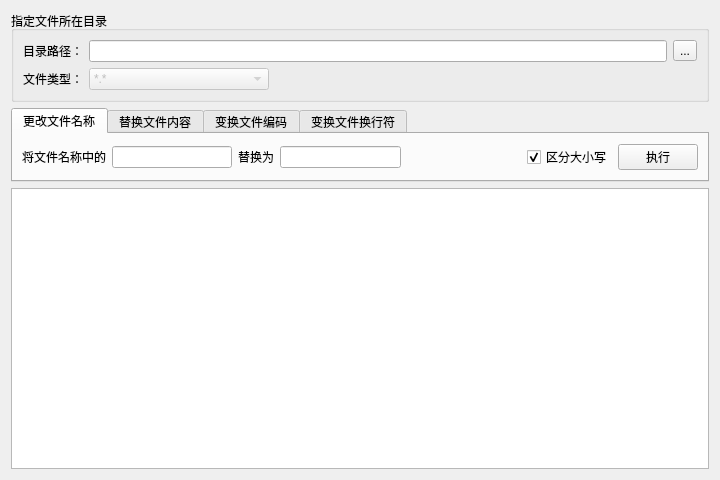
<?xml version="1.0" encoding="UTF-8"?>
<ui version="4.0">
 <class>FileModify</class>
 <widget class="QWidget" name="FileModify">
  <property name="geometry">
   <rect>
    <x>0</x>
    <y>0</y>
    <width>720</width>
    <height>480</height>
   </rect>
  </property>
  <property name="windowTitle">
   <string>FileModify</string>
  </property>
  <layout class="QVBoxLayout" name="vLayout">
   <item>
    <widget class="QGroupBox" name="grpPath">
     <property name="title">
      <string>指定文件所在目录</string>
     </property>
     <layout class="QGridLayout" name="gLayout">
      <item row="0" column="0">
       <widget class="QLabel" name="lblPath">
        <property name="text">
         <string>目录路径：</string>
        </property>
       </widget>
      </item>
      <item row="0" column="1" colspan="2">
       <widget class="QLineEdit" name="linPath">
        <property name="text">
         <string/>
        </property>
       </widget>
      </item>
      <item row="0" column="3">
       <widget class="QToolButton" name="btnPath">
        <property name="text">
         <string>...</string>
        </property>
       </widget>
      </item>
      <item row="1" column="0">
       <widget class="QLabel" name="lblType">
        <property name="sizePolicy">
         <sizepolicy hsizetype="Fixed" vsizetype="Preferred">
          <horstretch>0</horstretch>
          <verstretch>0</verstretch>
         </sizepolicy>
        </property>
        <property name="text">
         <string>文件类型：</string>
        </property>
       </widget>
      </item>
      <item row="1" column="1">
       <widget class="QComboBox" name="cmbType">
        <property name="enabled">
         <bool>false</bool>
        </property>
        <property name="maximumSize">
         <size>
          <width>180</width>
          <height>16777215</height>
         </size>
        </property>
        <item>
         <property name="text">
          <string>*.*</string>
         </property>
        </item>
        <item>
         <property name="text">
          <string>*.c *.h *.s</string>
         </property>
        </item>
       </widget>
      </item>
     </layout>
    </widget>
   </item>
   <item>
    <widget class="QTabWidget" name="tabOper">
     <property name="sizePolicy">
      <sizepolicy hsizetype="Expanding" vsizetype="Preferred">
       <horstretch>0</horstretch>
       <verstretch>0</verstretch>
      </sizepolicy>
     </property>
     <property name="currentIndex">
      <number>0</number>
     </property>
     <widget class="QWidget" name="tabName">
      <attribute name="title">
       <string>更改文件名称</string>
      </attribute>
      <layout class="QHBoxLayout" name="hLayoutN">
       <item>
        <widget class="QLabel" name="lblSrcN">
         <property name="text">
          <string>将文件名称中的</string>
         </property>
        </widget>
       </item>
       <item>
        <widget class="QLineEdit" name="linSrcN">
         <property name="maximumSize">
          <size>
           <width>150</width>
           <height>16777215</height>
          </size>
         </property>
         <property name="text">
          <string/>
         </property>
        </widget>
       </item>
       <item>
        <widget class="QLabel" name="lblDstN">
         <property name="text">
          <string>替换为</string>
         </property>
        </widget>
       </item>
       <item>
        <widget class="QLineEdit" name="linDstN">
         <property name="maximumSize">
          <size>
           <width>150</width>
           <height>16777215</height>
          </size>
         </property>
         <property name="text">
          <string/>
         </property>
        </widget>
       </item>
       <item>
        <spacer name="hSpacerN">
         <property name="orientation">
          <enum>Qt::Horizontal</enum>
         </property>
         <property name="sizeHint" stdset="0">
          <size>
           <width>40</width>
           <height>20</height>
          </size>
         </property>
        </spacer>
       </item>
       <item>
        <widget class="QCheckBox" name="chkCaseN">
         <property name="text">
          <string>区分大小写</string>
         </property>
         <property name="checked">
          <bool>true</bool>
         </property>
        </widget>
       </item>
       <item>
        <widget class="QPushButton" name="btnExecN">
         <property name="sizePolicy">
          <sizepolicy hsizetype="Fixed" vsizetype="Fixed">
           <horstretch>0</horstretch>
           <verstretch>0</verstretch>
          </sizepolicy>
         </property>
         <property name="text">
          <string>执行</string>
         </property>
        </widget>
       </item>
      </layout>
     </widget>
     <widget class="QWidget" name="tabText">
      <attribute name="title">
       <string>替换文件内容</string>
      </attribute>
      <layout class="QHBoxLayout" name="hLayoutT">
       <item>
        <widget class="QLabel" name="lblSrcT">
         <property name="text">
          <string>将文件内容中的</string>
         </property>
        </widget>
       </item>
       <item>
        <widget class="QLineEdit" name="linSrcT">
         <property name="maximumSize">
          <size>
           <width>150</width>
           <height>16777215</height>
          </size>
         </property>
         <property name="text">
          <string/>
         </property>
        </widget>
       </item>
       <item>
        <widget class="QLabel" name="lblDstT">
         <property name="text">
          <string>替换为</string>
         </property>
        </widget>
       </item>
       <item>
        <widget class="QLineEdit" name="linDstT">
         <property name="maximumSize">
          <size>
           <width>150</width>
           <height>16777215</height>
          </size>
         </property>
         <property name="text">
          <string/>
         </property>
        </widget>
       </item>
       <item>
        <spacer name="hSpacerT">
         <property name="orientation">
          <enum>Qt::Horizontal</enum>
         </property>
         <property name="sizeHint" stdset="0">
          <size>
           <width>40</width>
           <height>20</height>
          </size>
         </property>
        </spacer>
       </item>
       <item>
        <widget class="QCheckBox" name="chkCaseT">
         <property name="text">
          <string>区分大小写</string>
         </property>
         <property name="checked">
          <bool>true</bool>
         </property>
        </widget>
       </item>
       <item>
        <widget class="QPushButton" name="btnExecT">
         <property name="sizePolicy">
          <sizepolicy hsizetype="Fixed" vsizetype="Fixed">
           <horstretch>0</horstretch>
           <verstretch>0</verstretch>
          </sizepolicy>
         </property>
         <property name="text">
          <string>执行</string>
         </property>
        </widget>
       </item>
      </layout>
     </widget>
     <widget class="QWidget" name="tabCode">
      <attribute name="title">
       <string>变换文件编码</string>
      </attribute>
      <layout class="QHBoxLayout" name="hLayoutC">
       <item>
        <widget class="QLabel" name="lblSrcC">
         <property name="text">
          <string>将文件内容编码</string>
         </property>
        </widget>
       </item>
       <item>
        <widget class="QComboBox" name="cmbSrcC">
         <property name="sizePolicy">
          <sizepolicy hsizetype="Expanding" vsizetype="Fixed">
           <horstretch>0</horstretch>
           <verstretch>0</verstretch>
          </sizepolicy>
         </property>
         <property name="maximumSize">
          <size>
           <width>133</width>
           <height>16777215</height>
          </size>
         </property>
         <item>
          <property name="text">
           <string>GBK</string>
          </property>
         </item>
         <item>
          <property name="text">
           <string>UTF-8</string>
          </property>
         </item>
        </widget>
       </item>
       <item>
        <widget class="QLabel" name="lblDstC">
         <property name="text">
          <string>转换为</string>
         </property>
        </widget>
       </item>
       <item>
        <widget class="QComboBox" name="cmbDstC">
         <property name="sizePolicy">
          <sizepolicy hsizetype="Expanding" vsizetype="Fixed">
           <horstretch>0</horstretch>
           <verstretch>0</verstretch>
          </sizepolicy>
         </property>
         <property name="maximumSize">
          <size>
           <width>133</width>
           <height>16777215</height>
          </size>
         </property>
         <item>
          <property name="text">
           <string>UTF-8</string>
          </property>
         </item>
         <item>
          <property name="text">
           <string>GBK</string>
          </property>
         </item>
        </widget>
       </item>
       <item>
        <spacer name="hSpacerC">
         <property name="orientation">
          <enum>Qt::Horizontal</enum>
         </property>
         <property name="sizeHint" stdset="0">
          <size>
           <width>40</width>
           <height>20</height>
          </size>
         </property>
        </spacer>
       </item>
       <item>
        <widget class="QPushButton" name="btnExecC">
         <property name="text">
          <string>执行</string>
         </property>
        </widget>
       </item>
      </layout>
     </widget>
     <widget class="QWidget" name="tabLine">
      <attribute name="title">
       <string>变换文件换行符</string>
      </attribute>
      <layout class="QHBoxLayout" name="hLayoutL">
       <item>
        <widget class="QLabel" name="lblSrcL">
         <property name="text">
          <string>将文件内容换行</string>
         </property>
        </widget>
       </item>
       <item>
        <widget class="QComboBox" name="cmbSrcL">
         <property name="sizePolicy">
          <sizepolicy hsizetype="Expanding" vsizetype="Fixed">
           <horstretch>0</horstretch>
           <verstretch>0</verstretch>
          </sizepolicy>
         </property>
         <property name="maximumSize">
          <size>
           <width>133</width>
           <height>16777215</height>
          </size>
         </property>
         <item>
          <property name="text">
           <string>\r\n</string>
          </property>
         </item>
         <item>
          <property name="text">
           <string>\n</string>
          </property>
         </item>
        </widget>
       </item>
       <item>
        <widget class="QLabel" name="lblDstL">
         <property name="text">
          <string>转换为</string>
         </property>
        </widget>
       </item>
       <item>
        <widget class="QComboBox" name="cmbDstL">
         <property name="sizePolicy">
          <sizepolicy hsizetype="Expanding" vsizetype="Fixed">
           <horstretch>0</horstretch>
           <verstretch>0</verstretch>
          </sizepolicy>
         </property>
         <property name="maximumSize">
          <size>
           <width>133</width>
           <height>16777215</height>
          </size>
         </property>
         <item>
          <property name="text">
           <string>\n</string>
          </property>
         </item>
         <item>
          <property name="text">
           <string>\r\n</string>
          </property>
         </item>
        </widget>
       </item>
       <item>
        <spacer name="hSpacerL">
         <property name="orientation">
          <enum>Qt::Horizontal</enum>
         </property>
         <property name="sizeHint" stdset="0">
          <size>
           <width>40</width>
           <height>20</height>
          </size>
         </property>
        </spacer>
       </item>
       <item>
        <widget class="QPushButton" name="btnExecL">
         <property name="text">
          <string>执行</string>
         </property>
        </widget>
       </item>
      </layout>
     </widget>
    </widget>
   </item>
   <item>
    <widget class="QTextEdit" name="txtInfo">
     <property name="readOnly">
      <bool>true</bool>
     </property>
    </widget>
   </item>
  </layout>
 </widget>
 <resources/>
 <connections/>
</ui>
